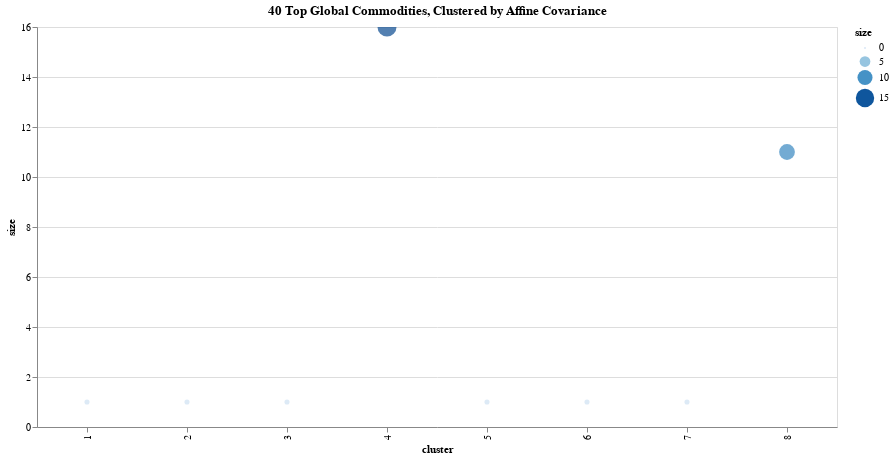

Source (notebook cell):
### Code cell
import altair as alt
def runCluster():
    c = alt.Chart(gdf).mark_circle(size=60).encode(
        x= alt.X('cluster:N'),
        y= alt.Y('size:Q'),
        color='size:Q',
        tooltip=['names'],
        size=alt.Size('size:Q')
    ).properties(
        width=800,
        height=400,
        title="40 Top Global Commodities, Clustered by Affine Covariance"
    ).interactive()
    #.configure_title("40 Top Global Commodities, Clustered by Affine Covariance")

    chart =c
    return chart
runCluster()

### Figure 1 — Vega-Lite specification as saved in the notebook (floating-point values rounded to 4 significant figures)
{"config": {"view": {"continuousWidth": 400, "continuousHeight": 300}}, "data": {"name": "data-5aa7df4ac4276c07bbb02b039554a9e4"}, "mark": {"type": "circle", "size": 60}, "encoding": {"color": {"field": "size", "type": "quantitative"}, "size": {"field": "size", "type": "quantitative"}, "tooltip": [{"field": "names", "type": "nominal"}], "x": {"field": "cluster", "type": "nominal"}, "y": {"field": "size", "type": "quantitative"}}, "height": 400, "selection": {"selector002": {"type": "interval", "bind": "scales", "encodings": ["x", "y"]}}, "title": "40 Top Global Commodities, Clustered by Affine Covariance", "width": 800, "$schema": "https://vega.github.io/schema/vega-lite/v4.17.0.json", "datasets": {"data-5aa7df4ac4276c07bbb02b039554a9e4": [{"cluster": 1, "names": ["Samsung Elecctornics Co., Ltd."], "size": 1, "symbols": ["005930.KS"]}, {"cluster": 2, "names": ["Tencent Holdings Limited"], "size": 1, "symbols": ["0700.HK"]}, {"cluster": 3, "names": ["Sony Corporation"], "size": 1, "symbols": ["6758.T"]}, {"cluster": 4, "names": ["Apple Inc.", "Adobe Inc.", "Applied Materials, Inc.", "AMD", "Amazon.com Inc.", "ASML Holding N.V.", "Salesforce.com Inc.", "Cisco Systems, Inc.", "Alphabet Inc.", "HP Inc.", "Intel Corporation", "Micron Technology, Inc.", "Facebook, Inc.", "NVIDIA Corporation", "NXP Semiconductors N.V", "Qualcomm Incorporated"], "size": 16, "symbols": ["AAPL", "ADBE", "AMAT", "AMD", "AMZN", "ASML", "CRM", "CSCO", "GOOGL", "HPQ", "INTC", "MU", "Meta", "NVDA", "NXPI", "QCOM"]}, {"cluster": 5, "names": ["Alibaba Group Holding Limited"], "size": 1, "symbols": ["BABA"]}, {"cluster": 6, "names": ["IBM"], "size": 1, "symbols": ["IBM"]}, {"cluster": 7, "names": ["Oracle Corporation"], "size": 1, "symbols": ["ORCL"]}, {"cluster": 8, "names": ["Datadog, Inc.", "DocuSign Inc.", "Palantir Technologies Inc.", "PayPal Holdings, Inc.", "Snap Inc.", "Spotify Technology S.A", "Square, Inc.", "Tesla, Inc.", "Twilio Inc.", "Uber technologies, Inc.", "Zoom Video Communcations, Inc."], "size": 11, "symbols": ["DDOG", "DOCU", "PLTR", "PYPL", "SNAP", "SPOT", "SQ", "TSLA", "TWLO", "UBER", "ZM"]}]}}
